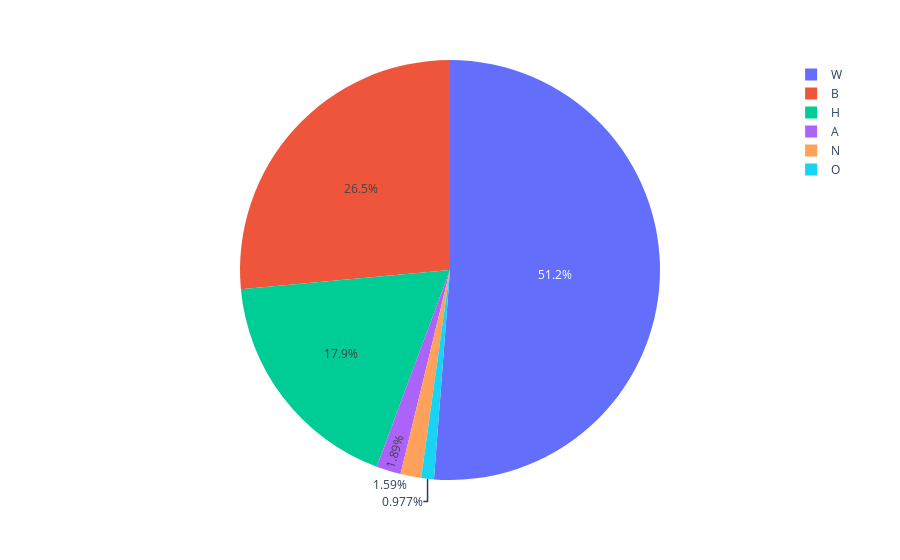

The cell this chart's notebook holds for it:
### Code cell
killing_by_race = pd.DataFrame(df['race'].value_counts())
killing_by_race = killing_by_race.reset_index()
fig = px.pie(killing_by_race, values='race', names='index')
fig.show()

### Figure 1 — Plotly figure (JSON) as saved in the notebook; plotly's stock layout.template omitted (floating-point values rounded to 4 significant figures)
{"data": [{"domain": {"x": [0, 1], "y": [0, 1]}, "hovertemplate": "index=%{label}<br>race=%{value}<extra></extra>", "labels": ["W", "B", "H", "A", "N", "O"], "legendgroup": "", "name": "", "showlegend": true, "type": "pie", "values": [2253, 1164, 786, 83, 70, 43]}], "layout": {"legend": {"tracegroupgap": 0}, "margin": {"t": 60}}}
